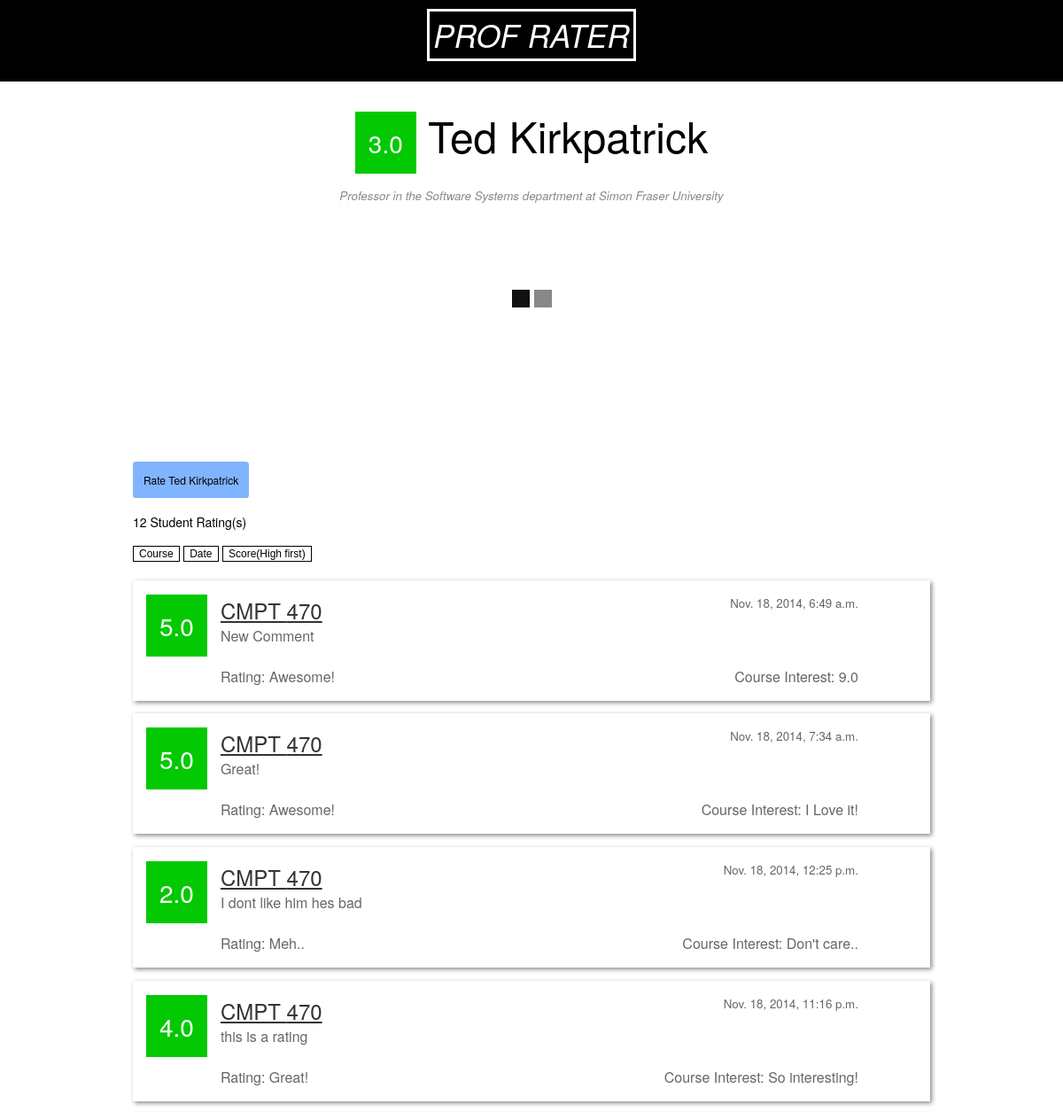
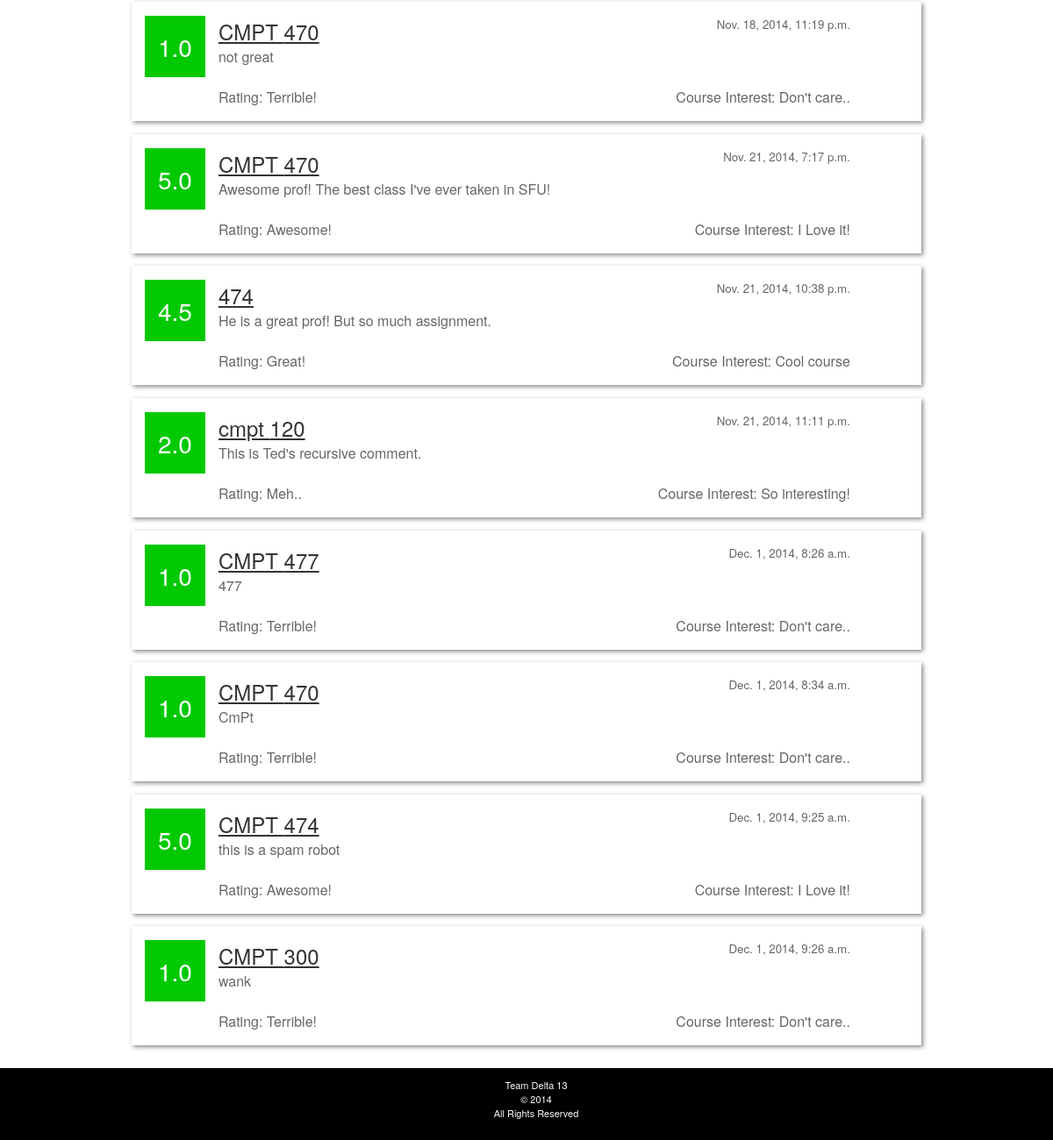
The app's page /prof_rater/1/ with its own data (2 pictures, top to bottom).
### prof_rater/models.py (models this page shows, shortened)
class Professor(models.Model):
    first_name = models.CharField(max_length=200)
    last_name = models.CharField(max_length=200)
    department = models.ForeignKey(Department)
    meta_score = models.DecimalField(max_digits=2, decimal_places=1)

class Department(models.Model):
    code = models.CharField(max_length=4, default='DEPT')   #CMPT
    name = models.CharField(max_length=200, default='Department Name') #Computing Science

class Review(models.Model):
    professor = models.ForeignKey(Professor)
    comments = models.CharField(max_length=350)
    interest_in_course = models.DecimalField(max_digits=2, decimal_places=1)
    course_subject = models.CharField(max_length=4, default='SUBJ') #CMPT
    course_number = models.IntegerField(range(100, 999), default=999) #470
    date_published = models.DateTimeField(("Date published"), auto_now_add = True)
    final_score = models.DecimalField(max_digits=2, decimal_places=1)

### prof_rater/views.py (the view)
# urls.py: url(r'^(?P<prof_id>[0-9]+)/$', views.profile, name='profile'),
def profile(request, prof_id):
        professor = get_object_or_404(Professor, pk=prof_id)
        meta_score = calculate_metascore(prof_id)
        return render(request, 'prof_rater/profile.html', {
        'professor' : professor,
                'meta_score': meta_score,
        'word_cloud_entries': get_word_cloud_entries(prof_id),
    })

### prof_rater/views.py (called while the page is built)
def calculate_metascore(prof_id):
    professor = Professor.objects.get(pk=prof_id)
    total_score = 0
    for review in professor.review_set.all():
            total_score += review.final_score
    if(total_score <= 0):
            return "n/a"
    else:
            max_score = professor.review_set.count() * 5
            meta_score = total_score/max_score * 5
            return "%.1f" % meta_score

def get_word_cloud_entries(prof_id):
    professor = Professor.objects.get(pk=prof_id)
    word_cloud_entries = professor.wordcloud_set.order_by('?')[:10]
    return word_cloud_entries

### prof_rater/templates/prof_rater/profile.html (shortened to what this page needs)
{% extends "prof_rater/base.html" %}
{% block content %}
<div class="profile">
	<h1 class="big center">
		<span class="meta-score">{{ meta_score }}</span>
		{{ professor.first_name }} {{ professor.last_name }}
	</h1>
	<br />
	<div class="center"><small class="notes">Professor in the {{ professor.department.name }} department at Simon Fraser University</small></div>
</div>
<div class="slider">
	<div class="word-cloud"></div>
	<div class="slider-buttons">
		<div class="cloud-button" onclick="showWordCloud();"  style="background-color:#111;"> </div>
		<div class="hist-button" onclick="showHistogram();" > </div>
	</div>
</div>
<div class="review-list">
	<div class="button">
		<a href= "#" class="toggle-review-form">
			Rate {{ professor.first_name }} {{ professor.last_name }}
		</a>
	</div>
		{% include "prof_rater/review.html" %}
	<h3>{{ professor.review_set.count }} Student Rating(s)</h3>
<div class="sorting-options">
	<button type="button" class="sortByCourseA2" > Course </button>
	<button type="button" class="sortByDateA" > Date </button>
	<button type="button" class="sortByScoreHighToLow4" > Score(High first) </button>
</div>
	<ul>
	    {% for review in professor.review_set.all %}
    	<li>
	    	<div class="review">
				<div class="meta-score">
					<span class="score">{{review.final_score}}</span>
				</div>
				<div class="left">
					<div class="primary">
					 	<a href="../{{ review.course_subject }}/{{ review.course_number }}">
					 		<span class="course1">{{ review.course_subject }} {{ review.course_number }} </span>
					 	</a>
					 	<span class="date1"><small style="float:right;"> {{ review.date_published }}</small></span>
					</div>
					<div class="secondary">
						{{ review.comments }}
					</div>
					<br />
					<div class="rating" style="float:left;">
			        	Rating:
			        	<span class="score_text"></span>
			        </div>
			        <div class="course-interest" style="float:right;">
			        	Course Interest: <span class="course_interest">{{ review.interest_in_course }}</span>
			        </div>
				</div>
			</div>
	    </li>
	    {% endfor %}
	</ul>
</div>
{% endblock %}

### prof_rater/templates/prof_rater/base.html (shortened to what this page needs)
<!DOCTYPE html>
<html lang="en">
<head>
	{% load staticfiles %}
	<link rel="stylesheet" href="{% static 'style.css' %}" type="text/css" />
</head>
<body>
	<header>
		<p><i><a href= "{% url 'index' %}">PROF RATER</a></i></p>
	</header>
	<div id="content">
	{% block content %}
	{% endblock %}
	</div>
	<footer>
		Team Delta 13 <br/>
		&copy; 2014 <br />
		All Rights Reserved
	</footer>
</body>
</html>

### prof_rater/templates/prof_rater/review.html (shortened to what this page needs)
<head>
</head>

### prof_rater/static/style.css (style rules this page uses)
body { font-family: 'Helvetica Neue', Helvetica, Arial, sans-serif; margin:0px; }
body a { color: #333; }
h1 { text-align: left; }
header, footer { padding: 1em; }
header, footer { text-align: center; background-color:black; color:white; height: 60px; }
.center { text-align: center; }
.left { text-align: left; }
h1.big { font-size:3em; line-height: 1.2; margin-bottom: 0.06em; }
small.notes { color: #888; font-style: italic; }
header p a { text-decoration: none; color: white; border: 3px solid white; padding: 2px 4px; font-size: 2.5em; }
#content { width: 75%; min-height: 450px; margin:0 auto 0 auto; }
footer { width:100%; font-size: 11px; font-weight:200; }
h1 { font-size: 24px; font-style: normal; font-variant: normal; font-weight: 500; line-height: 26.3999996185303px; }
h3 { font-size: 14px; font-style: normal; font-variant: normal; font-weight: 500; line-height: 15.3999996185303px; }
p { font-size: 14px; font-style: normal; font-variant: normal; font-weight: 400; line-height: 20px; }
.word-cloud { margin: 15px auto; padding: 2em 0; text-align: center; }
.result ul, .review-list ul { padding-left: 0px; }
.result ul li, .review-list ul li { list-style-type: none; display:inline-block; background-color: #FFF; box-shadow: 2px 2px 5px #888888; width: 90%; margin: 0.3em 0 0.3em 0; text-align: left; }
.review-list ul li { color:#000; width: 100%; padding: 1em 0; }
.review-list ul li a { font-size: 1.5em; }
.review-list ul li .secondary { color: #666; }
.review-list ul li .review { color:#666; }
.review-list ul li .meta-score { color:#FFF; }
.review-list ul li .left { width: 80%; height:inherit; float:left; }
.review-list ul li .meta-score { text-align: center; height: inherit; float:left; margin: 0 15px 0 15px; }
.meta-score { background-color: rgb(3, 201, 3); color: #FFF; font-size: 28px; padding: 15px; }
.button, .rate-button { padding:1em 0; }
.button a, input[type=submit], .rate-button { font-size: 12px; color:black; background-color: rgb(128, 180, 255); padding:1em; text-decoration: none; border-radius: 0.3em; }
.sorting-options button { background-color: transparent; color:#000; border: 1px solid #000; font-size:12px; }
.slider, .histogram { min-height: 267px; }
.slider-buttons { width: 50px; height: 50px; text-align: center; z-index: 3; margin: -50px auto; padding-bottom: 50px; margin: 0px auto; padding-bottom: 10px; }
.cloud-button, .hist-button { background-color: #888; width: 20px; height: 20px; float: left; margin: 2.5px; }

### records on screen
Professor: first_name "Ted", last_name "Kirkpatrick", department.name "Software Systems", review_set.count "12"
Review: final_score "5.0", course_subject "CMPT", course_number "470", date_published "Nov. 18, 2014, 6:49 a.m.", comments "New Comment", interest_in_course "9.0"
Review: final_score "5.0", course_subject "CMPT", course_number "470", date_published "Nov. 18, 2014, 7:34 a.m.", comments "Great!"
Review: final_score "2.0", course_subject "CMPT", course_number "470", date_published "Nov. 18, 2014, 12:25 p.m.", comments "I dont like him hes bad"
Review: final_score "4.0", course_subject "CMPT", course_number "470", date_published "Nov. 18, 2014, 11:16 p.m.", comments "this is a rating"
Review: final_score "1.0", course_subject "CMPT", course_number "470", date_published "Nov. 18, 2014, 11:19 p.m.", comments "not great"
Review: final_score "5.0", course_subject "CMPT", course_number "470", date_published "Nov. 21, 2014, 7:17 p.m.", comments "Awesome prof! The best class I've ever taken in SFU!"
Review: final_score "4.5", course_number "474", date_published "Nov. 21, 2014, 10:38 p.m.", comments "He is a great prof! But so much assignment."
Review: final_score "2.0", course_subject "cmpt", course_number "120", date_published "Nov. 21, 2014, 11:11 p.m.", comments "This is Ted's recursive comment."
Review: final_score "1.0", course_subject "CMPT", course_number "477", date_published "Dec. 1, 2014, 8:26 a.m.", comments "477"
Review: final_score "1.0", course_subject "CMPT", course_number "470", date_published "Dec. 1, 2014, 8:34 a.m.", comments "CmPt"
Review: final_score "5.0", course_subject "CMPT", course_number "474", date_published "Dec. 1, 2014, 9:25 a.m.", comments "this is a spam robot"
Review: final_score "1.0", course_subject "CMPT", course_number "300", date_published "Dec. 1, 2014, 9:26 a.m.", comments "wank"

### other values on screen
{{ meta_score }} "3.0"
